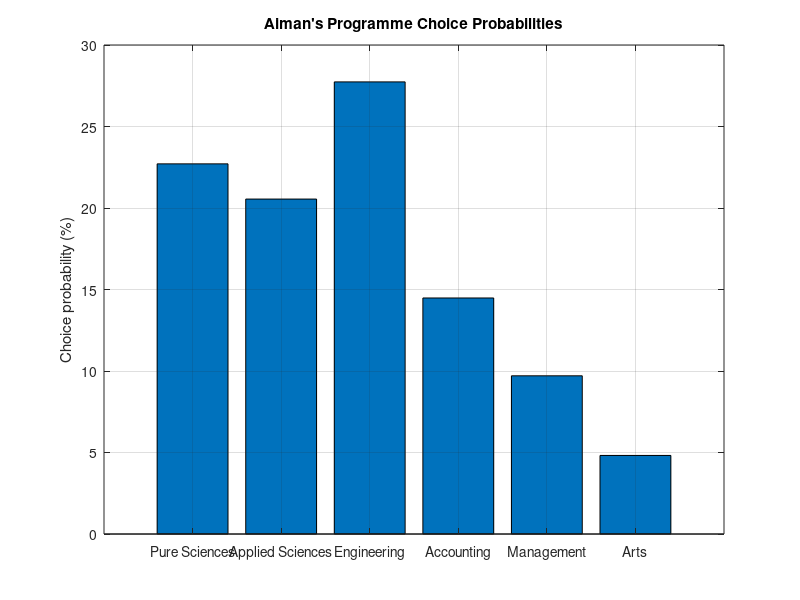

Source code (MATLAB):

% Run with: aiman_discrete_choice_model

clear;
clc;
close all;

programmes = {
  "Pure Sciences";
  "Applied Sciences";
  "Engineering";
  "Accounting";
  "Management";
  "Arts"
};

factors = {"Interest", "Exam", "Career", "Location", "Fees", "Explore"};

% Ratings from the assignment table, where 1 = very low and 5 = very high.
X = [
  5, 5, 3, 3, 4, 2;
  4, 5, 4, 3, 3, 3;
  4, 5, 5, 2, 5, 2;
  3, 4, 4, 4, 4, 2;
  3, 3, 3, 5, 3, 3;
  2, 3, 2, 4, 2, 4
];

% Weights from the assignment table.
w = [0.30; 0.20; 0.25; 0.10; 0.10; 0.05];

printf("Aiman undergraduate programme discrete choice model\n");
printf("====================================================\n\n");
printf("Default ratings loaded from the assignment table.\n");

answer = input("Do you want to adjust any ratings? y/n [n]: ", "s");
if strcmpi(answer, "y")
  keep_editing = true;
  while keep_editing
    printf("\nProgrammes:\n");
    for i = 1:numel(programmes)
      printf("%d. %s\n", i, programmes{i});
    endfor

    p = input("Choose programme number to edit: ");
    if isempty(p) || p < 1 || p > numel(programmes)
      printf("Invalid programme. Keeping existing values.\n");
    else
      printf("\nFactors:\n");
      for j = 1:numel(factors)
        printf("%d. %s (current value = %d)\n", j, factors{j}, X(p, j));
      endfor

      f = input("Choose factor number to edit: ");
      if isempty(f) || f < 1 || f > numel(factors)
        printf("Invalid factor. Keeping existing values.\n");
      else
        new_value = input("Enter new rating from 1 to 5: ");
        if isempty(new_value) || new_value < 1 || new_value > 5
          printf("Invalid rating. Keeping existing value.\n");
        else
          X(p, f) = round(new_value);
          printf("Updated %s - %s to %d.\n", programmes{p}, factors{f}, X(p, f));
        endif
      endif
    endif

    more = input("Adjust another rating? y/n [n]: ", "s");
    keep_editing = strcmpi(more, "y");
  endwhile
endif

% Utility function: V_i = weighted sum of factor ratings.
utilities = X * w;

% Multinomial Logit model: P_i = exp(V_i) / sum_j exp(V_j).
% The max subtraction prevents numerical overflow without changing probabilities.
exp_utilities = exp(utilities - max(utilities));
probabilities = exp_utilities / sum(exp_utilities);
[best_probability, best_index] = max(probabilities);

printf("\nResults\n");
printf("-------\n");
printf("%-18s %-10s %-12s\n", "Programme", "Utility", "Probability");
for i = 1:numel(programmes)
  printf("%-18s %-10.4f %-11.2f%%\n", programmes{i}, utilities(i), probabilities(i) * 100);
endfor

printf("\nPredicted choice: %s (%.2f%%)\n", programmes{best_index}, best_probability * 100);

% Basic visualisation required by the assignment.
figure("name", "Discrete Choice Probability Chart");
bar(probabilities * 100);
set(gca, "xtick", 1:numel(programmes), "xticklabel", programmes);
xtickangle(35);
ylabel("Choice probability (%)");
title("Aiman's Programme Choice Probabilities");
grid on;
